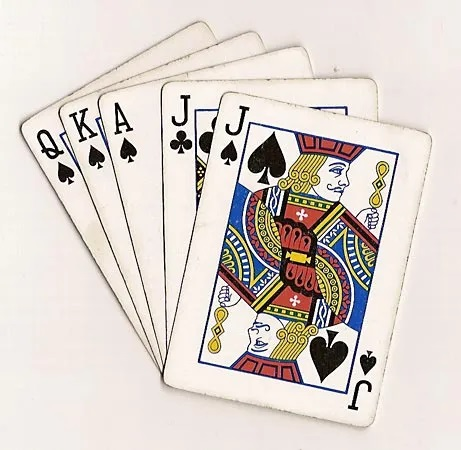
#> input picture Resources/cards.jpg, 461 x 450 px, given in place of the camera
$ python shapeDetection.py
#> lines starting #> are read from the running program, lines starting #| are printed output that depends on the picture; after the words box and inside, x2 and y2 are one past the last pixel; in counts of white or black regions, pixels touching at a corner belong together
import cv2
import numpy as np
#from ImageStack import imstack
def imStack(scale,imgArray):
    rows = len(imgArray)
    cols = len(imgArray[0])
    rowsAvailable = isinstance(imgArray[0], list)
    width = imgArray[0][0].shape[1]
    height = imgArray[0][0].shape[0]
    if rowsAvailable:
        for x in range ( 0, rows):
            for y in range(0, cols):
                if imgArray[x][y].shape[:2] == imgArray[0][0].shape [:2]:
                    imgArray[x][y] = cv2.resize(imgArray[x][y], (0, 0), None, scale, scale)
                else:
                    imgArray[x][y] = cv2.resize(imgArray[x][y], (imgArray[0][0].shape[1], imgArray[0][0].shape[0]), None, scale, scale)
                if len(imgArray[x][y].shape) == 2: imgArray[x][y]= cv2.cvtColor( imgArray[x][y], cv2.COLOR_GRAY2BGR)
        imageBlank = np.zeros((height, width, 3), np.uint8)
        hor = [imageBlank]*rows
        hor_con = [imageBlank]*rows
        for x in range(0, rows):
            hor[x] = np.hstack(imgArray[x])
        ver = np.vstack(hor)
    else:
        for x in range(0, rows):
            if imgArray[x].shape[:2] == imgArray[0].shape[:2]:
                imgArray[x] = cv2.resize(imgArray[x], (0, 0), None, scale, scale)
            else:
                imgArray[x] = cv2.resize(imgArray[x], (imgArray[0].shape[1], imgArray[0].shape[0]), None,scale, scale)
            if len(imgArray[x].shape) == 2: imgArray[x] = cv2.cvtColor(imgArray[x], cv2.COLOR_GRAY2BGR)
        hor= np.hstack(imgArray)
        ver = hor
    return ver
cap=cv2.VideoCapture(0)

def empty(a):
    pass
cv2.namedWindow("Parameter")
cv2.resizeWindow("Parameter",600,120)
cv2.createTrackbar("Th1","Parameter",150,255,empty)
cv2.createTrackbar("Th2","Parameter",255,255,empty)
cv2.createTrackbar("Area","Parameter",1000,10000,empty)


def getCont(img,imgCont):
    cnt,hierarchy=cv2.findContours(img,cv2.RETR_EXTERNAL,cv2.CHAIN_APPROX_NONE)
    ar = cv2.getTrackbarPos("Area", "Parameter")
    for c in cnt:

        area= cv2.contourArea(c)
        if area>ar:
            cv2.drawContours(imgCont, cnt, -1, (191, 0, 255))
            per=cv2.arcLength(c,True)
            approx=cv2.approxPolyDP(c,0.02*per,True)
            x,y,w,h=cv2.boundingRect(approx)
            cv2.rectangle(imgCont,(x,y),(x+w,y+h),(0,255,0),5)
            cv2.putText(imgCont,"Points :"+str(len(approx)),(x+w+20,y+20),cv2.FONT_HERSHEY_COMPLEX,0.5,(0,255,0),2)
            cv2.putText(imgCont, "Area :" + str(int(area)), (x + w + 20, y + 45), cv2.FONT_HERSHEY_COMPLEX, 0.5,(0, 255, 0), 2)


while True:
    success,img=cap.read()
#> img is the input picture: shape (450, 461, 3); mean B, G, R 204.2, 210.2, 218.7
    img=cv2.resize(img,(480,360))
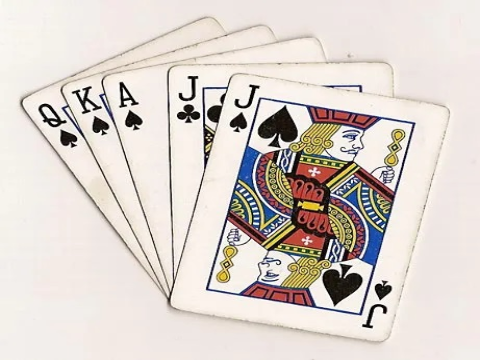
#> img: shape (360, 480, 3); mean B, G, R 204.1, 210.1, 218.6

    imgCont=img.copy()
    imgBlur=cv2.GaussianBlur(img,(7,7),1)
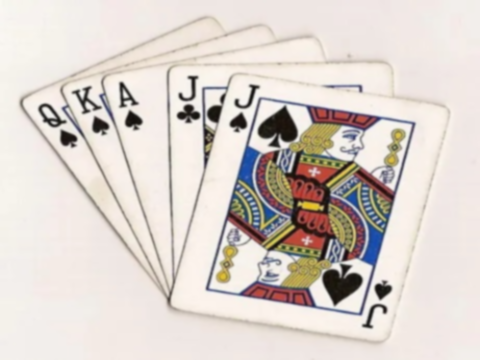
#> imgBlur: shape (360, 480, 3); mean B, G, R 204.1, 210.1, 218.6
    imgGray=cv2.cvtColor(imgBlur,cv2.COLOR_BGR2GRAY)
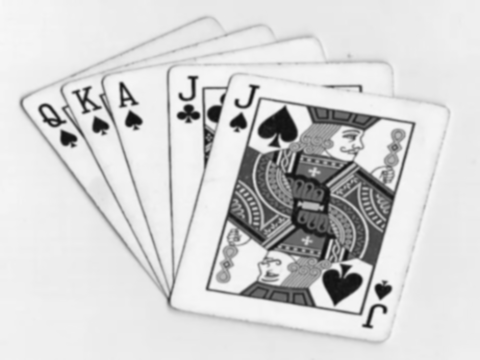
#> imgGray: shape (360, 480); min 15, max 248, mean 212

    th1=cv2.getTrackbarPos("Th1","Parameter")
    th2=cv2.getTrackbarPos("Th2", "Parameter")

    imgCanny=cv2.Canny(imgGray,th1,th2)
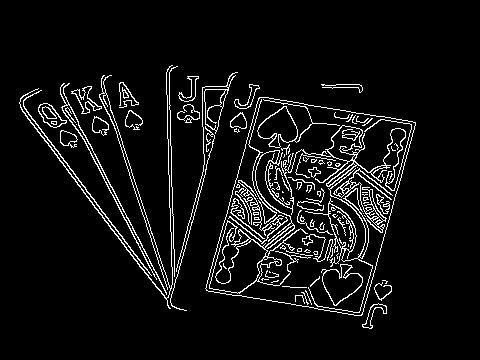
#> imgCanny: shape (360, 480); 6.5% white in thin lines or dots, all inside (x1, y1, x2, y2) = (19, 65, 416, 329)
    imgDila=cv2.dilate(imgCanny,np.ones((5,5)),iterations=1)
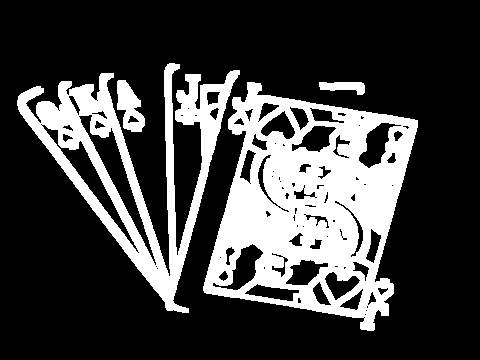
#> imgDila: shape (360, 480); 25.2% white; 4 white regions
    getCont(imgDila,imgCont)
#> in getCont, `cnt,hierarchy=cv2.findContours(img,cv2.RETR_EXTERNAL,cv2.CHAIN_APPROX_..`: cnt = 4 contours; box (x1, y1, x2, y2) and area: (203, 82, 418, 331) 35168, (17, 63, 240, 313) 17279, (117, 80, 145, 132) 849, (319, 82, 365, 95) 342
#> the loop in getCont, `for c in cnt: ` made 4 passes
#> (area, per, approx, x, y, w, h) on pass 2: (35167.5, 962.3, [[247, 82], [204, 292], [373, 330], [417, 120]], 204, 82, 214, 249)
#> (area, per, x, y, w, h) on pass 4: (17279, 1913.2, 21, 67, 219, 246)
#> after the loop in getCont, `for c in cnt:`:
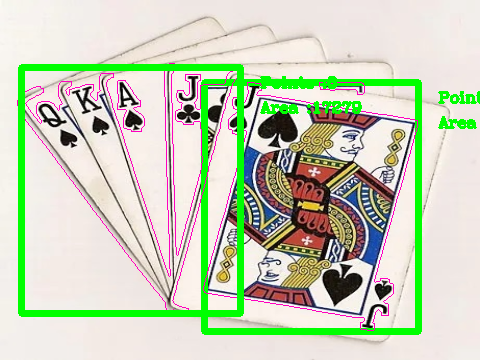
#> imgCont: shape (360, 480, 3); 9.77% of pixels changed, all inside (x1, y1, x2, y2) = (17, 63, 480, 335)


    hstack=imStack(0.8,([img,imgGray,imgCanny],[imgDila,imgDila,imgCont]))
#> after the loop in imStack, `for x in range(0, rows):`: hor = 2 items
#> in imStack, `ver = np.vstack(hor)`:
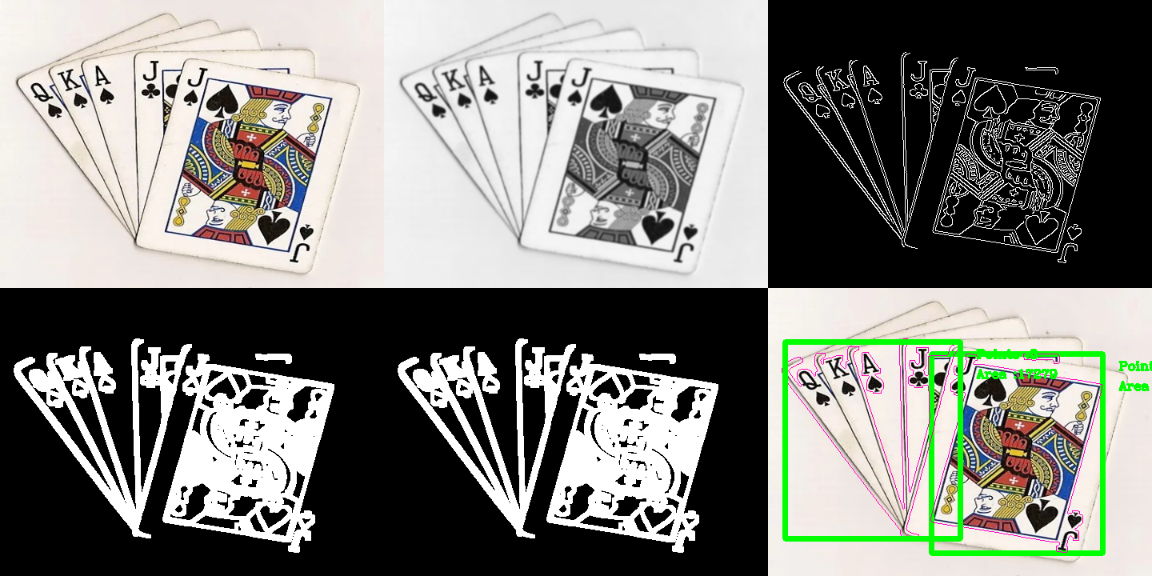
#> ver: shape (576, 1152, 3); mean of channels 0, 1, 2 124.5, 129.4, 129.3; drawn as B, G, R

    cv2.imshow("image",hstack)

    if cv2.waitKey(1) & 0xFF == ord('q'):
#> (key q is pressed here)
        break
